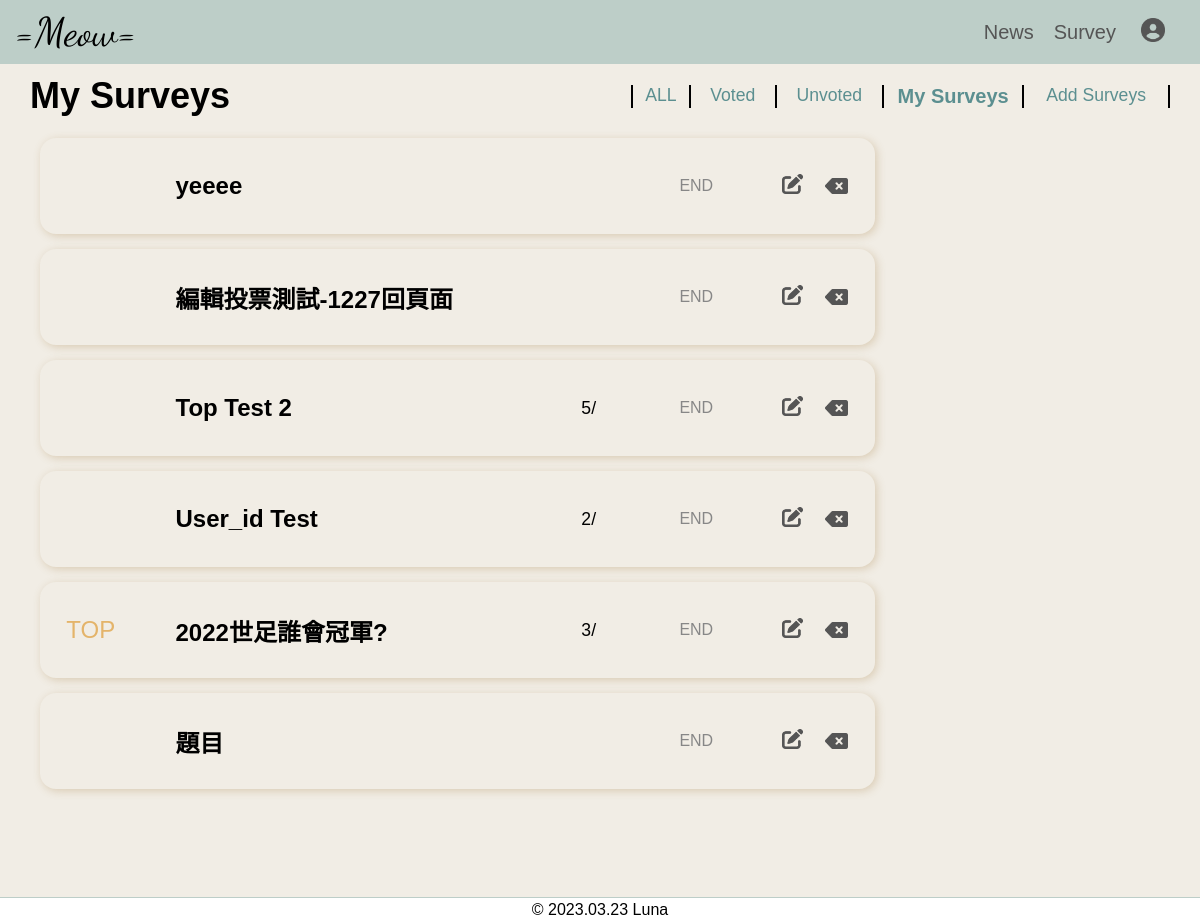
Screenshot of /index.php?meow=survey&surveys=surveys_my (signed in) with the database file from the repository.
### tables this page shows
CREATE TABLE `survey_subject` (
  `id` int(8) UNSIGNED NOT NULL,
  `subject` text NOT NULL,
  `type` tinyint(1) UNSIGNED NOT NULL,
  `start_time` timestamp NULL DEFAULT NULL,
  `end_time` timestamp NULL DEFAULT NULL,
  `total` int(10) UNSIGNED DEFAULT 0,
  `top` tinyint(1) NOT NULL DEFAULT 0,
  `user_id` int(8) UNSIGNED NOT NULL,
  `created_at` timestamp NOT NULL DEFAULT current_timestamp(),
  `updated_at` timestamp NOT NULL DEFAULT current_timestamp() ON UPDATE current_timestamp()
);

### db/function.php (called while the page is built, shortened)
<?php
function free($sql)
{
    global $pdo;
    return $pdo->query($sql)->fetchAll(PDO::FETCH_ASSOC);
}
?>

### member/surveys_my.php (the view, shortened to what this page needs)
<div class="surveys-main-body">
    <div class="surveys-main-body-left">
        <?php
        if (!isset($_SESSION['login'])) {
            header("location:./index.php?meow=survey");
        } else {
        ?>
            <div class="surveys-main-body-lists">
                <?php
                $subjects = free("SELECT * FROM `survey_subject` WHERE `user_id` = {$_SESSION['login']['id']} ORDER BY `start_time` DESC");
                foreach ($subjects as $subject) {
                ?>
                    <div class="surveys-main-body-list">
                        <p class="surveys-main-body-list-top"><?= $subject['top'] == 1 ? 'TOP' : '' ?><?= $subject['top'] == 0 && $subject['total'] >= 30 ? 'HOT' : ''; ?></p>
                        <h4 class="surveys-main-body-list-subject"><?= $subject['subject']; ?></h4>
                        <p class="surveys-main-body-list-total"><?= $subject['total'] !== 0 ? $subject['total'] . '/' : ''; ?></p>
                        <p class="surveys-main-body-list-time">
                            <?= $subject['end_time'] > date("Y-m-d G:i:s") ? $subject['start_time'] : 'END'; ?>
                        </p>
                        <div class="surveys-main-body-list-btns">
                            <a class="surveys-main-body-list-btns-edit" href="?meow=survey&surveys=surveys_edit&subject_id=<?= $subject['id']; ?>">
                                <img class="edit-img" src="./thumbnail/pen-to-square-solid.png" alt="">
                            </a>
                            <a href="./api/surveys_del.php?&subject_id=<?= $subject['id']; ?>">
                                <img class="del-img" src="./thumbnail/delete-left-solid.png" alt="">
                            </a>
                        </div>
                    </div>
                <?php
                }
                ?>
            </div>
        <?php
        }
        ?>
    </div>
</div>

### css/style.css (style rules this page uses)
* { box-sizing: border-box; word-break: break-all; padding: 0; margin: 0; }
a { text-decoration: none; color: #000; }
body { position: relative; background-color: #f1ede5; }
.surveys-main-body { display: flex; align-items: flex-start; width: 100%; }
.surveys-main-body-left { width: 75%; }
.surveys-main-body-lists { padding: 10px; }
.surveys-main-body-list { display: flex; width: 100%; height: 6rem; justify-content: space-between; border-radius: 16px; align-items: center; font-size: 1.5rem; padding: 0 10px; margin-bottom: 15px; box-shadow: 2px 2px 8px rgb(167 126 65 / 30%); }
.surveys-main-body-list-top { width: 10%; text-align: center; color: #e4b46a; }
.surveys-main-body-list-subject { width: 45%; }
.surveys-main-body-list-total { width: 9%; font-size: 1.1rem; text-align: center; }
.surveys-main-body-list-time { width: 15%; color: #878787; font-size: 1rem; text-align: center; }
.surveys-main-body-list-btns { display: flex; width: 12%; text-align: center; align-items: center; padding: 5px; }
.edit-img, .del-img { width: 50%; }

### rows the page displays
survey_subject: subject "yeeee", shows "END"
survey_subject: subject "編輯投票測試-1227回頁面", shows "END"
survey_subject: subject "Top Test 2", total "5", shows "END"
survey_subject: subject "User_id Test", total "2", shows "END"
survey_subject: top "TOP", subject "2022世足誰會冠軍?", total "3", shows "END"
survey_subject: subject "題目", shows "END"
